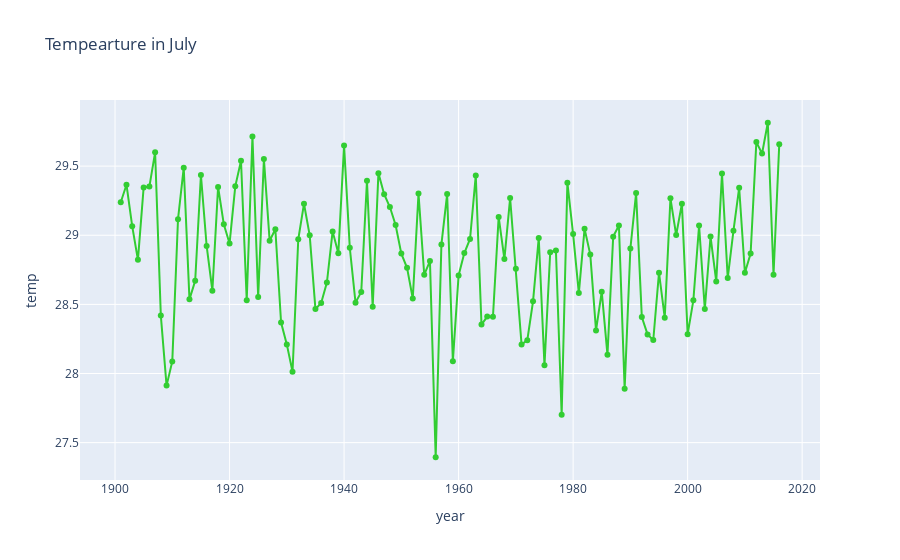

Notebook code for this chart:
### Code cell
df_july = df.query('year >=1901').query("month =='July'")
fig = px.line(df_july, x="year", y="temp", title='Tempearture in July',markers=True,)
fig.update_traces(line_color="#32CD32")
fig.show()
